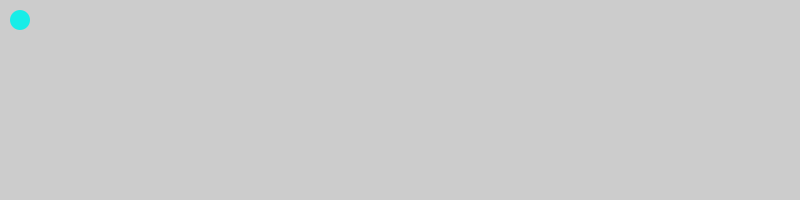
Frame 1 (no input)
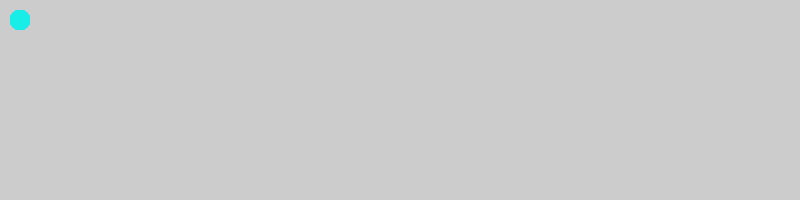
Frame 60 (the mouse pressed at the canvas centre just before this capture)
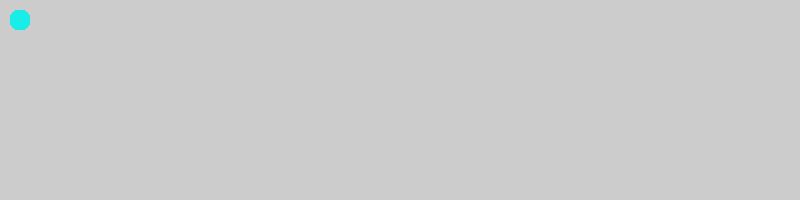
Frame 120 (the mouse held since frame 60 and released just before this capture)

The Processing sketch that drew these frames (run headless with seeded random() and noise(); from frame 60 on, the mouse is pressed at the canvas centre):

// Processing sketch: Dot_race
// ── Dot_race.pde
//Make a variable to hold the X co-ordinate of the dot and set it to void setup() {
   
 
void setup() {
 size(800, 200);}
void draw() {
    //make it a nice color
fill(#18EDE8);
noStroke();
    //if the mouse is pressed...

    //... change the X co-ordinate so that the dot moves to the right
    //Draw an ellipse of height and width 10Make sure to use your variable for the X position.
    ellipse(20,20,20,20);
    //Make your dot move really fast so that it can win the race 
    
        //(you have to figure out what part of your code to change)
    //Use this method to play a ding when your dot crosses the finish line. 
}
